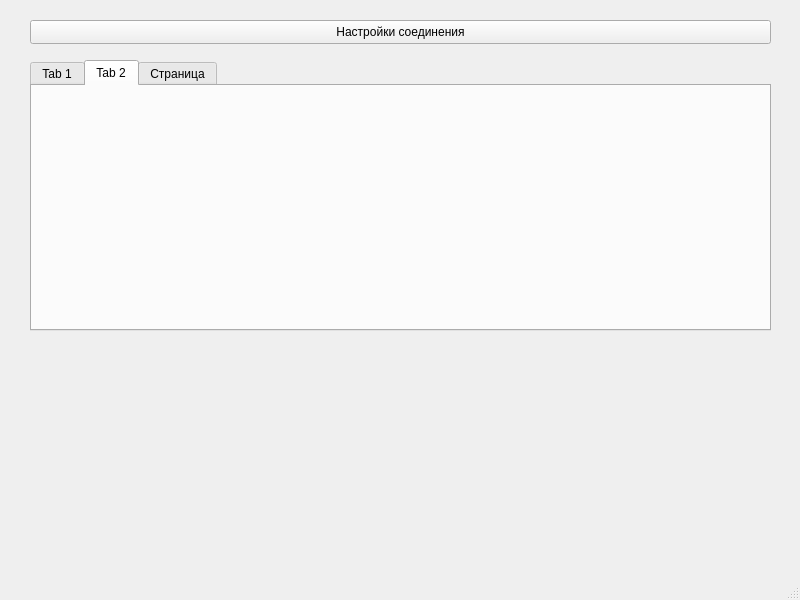
<?xml version="1.0" encoding="UTF-8"?>
<ui version="4.0">
 <class>MainWindow</class>
 <widget class="QMainWindow" name="MainWindow">
  <property name="geometry">
   <rect>
    <x>0</x>
    <y>0</y>
    <width>800</width>
    <height>600</height>
   </rect>
  </property>
  <property name="windowTitle">
   <string>MainWindow</string>
  </property>
  <widget class="QWidget" name="centralwidget">
   <widget class="QTabWidget" name="tabWidget">
    <property name="enabled">
     <bool>true</bool>
    </property>
    <property name="geometry">
     <rect>
      <x>30</x>
      <y>60</y>
      <width>741</width>
      <height>271</height>
     </rect>
    </property>
    <property name="whatsThis">
     <string/>
    </property>
    <property name="accessibleName">
     <string/>
    </property>
    <property name="currentIndex">
     <number>1</number>
    </property>
    <widget class="QWidget" name="tab">
     <attribute name="title">
      <string>Tab 1</string>
     </attribute>
    </widget>
    <widget class="QWidget" name="tab_2">
     <attribute name="title">
      <string>Tab 2</string>
     </attribute>
    </widget>
    <widget class="QWidget" name="tab_3">
     <attribute name="title">
      <string>Страница</string>
     </attribute>
    </widget>
   </widget>
   <widget class="QPushButton" name="pushButton">
    <property name="geometry">
     <rect>
      <x>30</x>
      <y>20</y>
      <width>741</width>
      <height>24</height>
     </rect>
    </property>
    <property name="text">
     <string>Настройки соединения</string>
    </property>
   </widget>
  </widget>
  <widget class="QMenuBar" name="menubar">
   <property name="geometry">
    <rect>
     <x>0</x>
     <y>0</y>
     <width>800</width>
     <height>21</height>
    </rect>
   </property>
  </widget>
  <widget class="QStatusBar" name="statusbar"/>
 </widget>
 <resources/>
 <connections/>
</ui>
